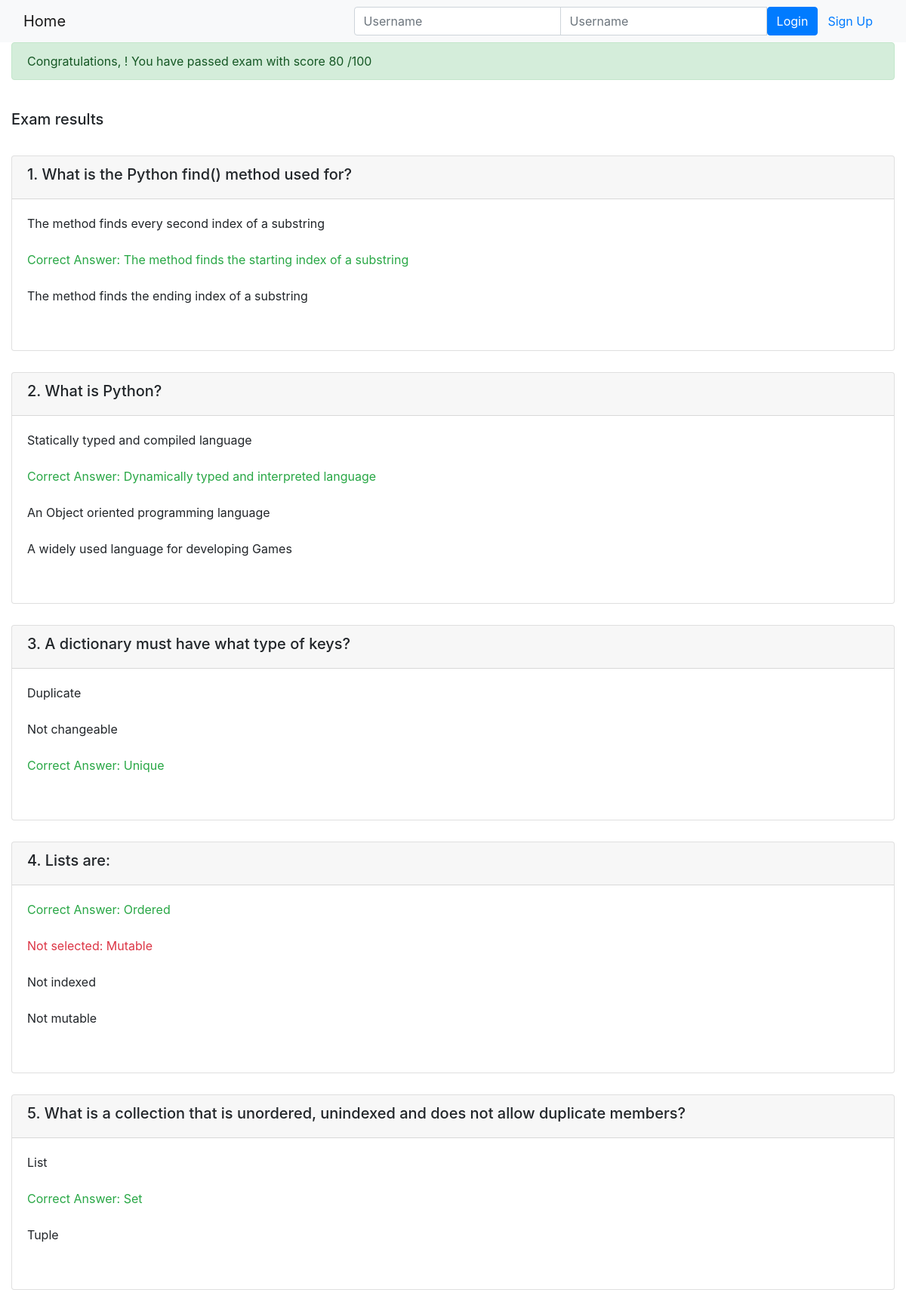
/onlinecourse/1/submission/1/result/, run on the app's committed database.
### onlinecourse/models.py (models this page shows, shortened)
class Question(models.Model):
    lesson = models.ForeignKey(Course,null=True, on_delete=models.CASCADE)
    question_text = models.CharField(max_length=1000)
    grade = models.IntegerField(default=1)
    def __str__(self):
        return self.question_text
    def is_get_score(self, selected_ids):
        all_answers = self.choice_set.filter(is_correct=True).count()
        selected_correct = self.choice_set.filter(is_correct=True, id__in=selected_ids).count()
        if all_answers == selected_correct:
            return True
        else:
            return False

class Choice(models.Model):
    question = models.ForeignKey(Question,null=True, on_delete=models.CASCADE)
    is_correct = models.BooleanField(default=False)
    choice_text = models.CharField(max_length=1000)

### onlinecourse/views.py (the view)
# urls.py: path('<int:course_id>/submission/<int:submission_id>/result/', views.show_exam_result,name='show_exam_result'),
def show_exam_result(request, course_id, submission_id):
    course = Course.objects.get(pk=course_id)
    selected_choices = Submission.objects.get(pk=submission_id)
    context={}
    correct = 0
    for question in course.question_set.all():
        if(question.is_get_score(selected_choices.choices.filter(question=question))):
            correct+=1
    grade=int((correct/course.question_set.count())*100)
    context['course']=course
    context['selected_ids']=selected_choices
    context['grade']=grade
    return render(request, 'onlinecourse/exam_result_bootstrap.html', context)

### onlinecourse/templates/onlinecourse/exam_result_bootstrap.html (shortened to what this page needs)
<!DOCTYPE html>
<html lang="en">
<head>
    {% load static %}
    <link rel="stylesheet" href="https://maxcdn.bootstrapcdn.com/bootstrap/4.5.2/css/bootstrap.min.css">
</head>
<body>
 <nav class="navbar navbar-light bg-light">
    <div class="container-fluid">
        <div class="navbar-header">
              <a class="navbar-brand" href="{% url 'onlinecourse:index' %}">Home</a>
        </div>
        <ul class="nav navbar-nav navbar-right">
            {% if user.is_authenticated %}
            <li>
                <a class="btn btn-link" href="#">{{ user.first_name }} ({{ user.username }})</a>
                <a class="btn btn-link" href="{% url 'onlinecourse:logout' %}">Logout</a>
            </li>
            {% else %}
            <li>
                <form class="form-inline" action="{% url 'onlinecourse:login' %}" method="post">
                    <div class="input-group">
                        <input type="text" class="form-control" placeholder="Username" name="username" >
                        <input type="password" class="form-control" placeholder="Username" name="psw" >
                        <button class="btn btn-primary" type="submit">Login</button>
                        <a class="btn btn-link" href="{% url 'onlinecourse:registration' %}">Sign Up</a>
                    </div>
                </form>
            </li>
            {% endif %}
        </ul>
    </div>
</nav>
<div class="container-fluid">
    {% if grade > 60 %}
    <div class="alert alert-success">
       Congratulations, {{ user.first_name }} ! You have passed exam with score {{grade}} /100
    </div>
    {% endif %}
    <div class="card-columns-vertical mt-1"><br>
    <h5 class="">Exam results</h5><br>
        {% for question in course.question_set.all %}
            <div class="card mt-1">
            <div class="card-header"><h5>{{question}}</h5></div>
            <div class="form-group card-body">
                <div>
                {% for choice in question.choice_set.all %}
                    {% if choice.is_correct %}
                            {% if choice in selected_ids.choices.all%}
                                <div class="text-success">Correct Answer: {{ choice.choice_text }}</div><br>
                            {% else %}
                                <div class="text-danger">Not selected: {{ choice.choice_text }}</div><br>
                            {% endif %}
                    {% else %}
                        <div>{{ choice.choice_text }}</div><br>
                    {% endif %}
                {% endfor %}
                </div>
            </div>
            </div><br>
        {% endfor %}
    </div>
    </div>
</body>
</html>

### data on the page
Question: question_text "1. What is the Python find() method used for?"
Choice: choice_text "The method finds every second index of a substring"
Choice: choice_text "The method finds the starting index of a substring"
Choice: choice_text "The method finds the ending index of a substring"
Question: question_text "2. What is Python?"
Choice: choice_text "Statically typed and compiled language"
Choice: choice_text "Dynamically typed and interpreted language"
Choice: choice_text "An Object oriented programming language"
Choice: choice_text "A widely used language for developing Games"
Question: question_text "3. A dictionary must have what type of keys?"
Choice: choice_text "Duplicate"
Choice: choice_text "Not changeable"
Choice: choice_text "Unique"
Question: question_text "4. Lists are:"
Choice: choice_text "Ordered"
Choice: choice_text "Mutable"
Choice: choice_text "Not indexed"
Choice: choice_text "Not mutable"
Question: question_text "5. What is a collection that is unordered, unindexed and does not allow duplicate members?"
Choice: choice_text "List"
Choice: choice_text "Set"
Choice: choice_text "Tuple"

### other printed values
{{ grade }} "80"
